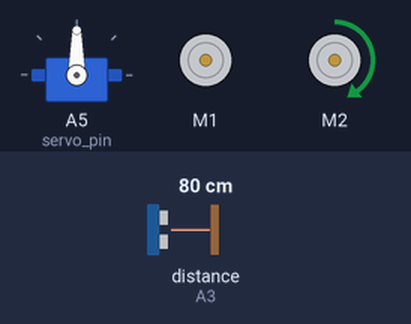
The sketch below on a simulated Arduino Uno, built with avr-gcc and run on an emulated ATmega328P. Parts: servo, 2 × DC motor (green arrow = forward, orange = backward, longer = faster). Wiring (inferred from the names in the program): ultrasonic range finder: trigger A4; echo A3. The test bench sets the inputs (shaded band); at power-on: distance to the obstacle (sensor on A3) 80 cm. The echo pulse lasts 58.3 µs per cm; what the sketch prints to the serial monitor is not drawn.

Above: at 1.2 s.
1.3 s: distance to the obstacle (sensor on A3) set to 2 cm
At 1.4 s:
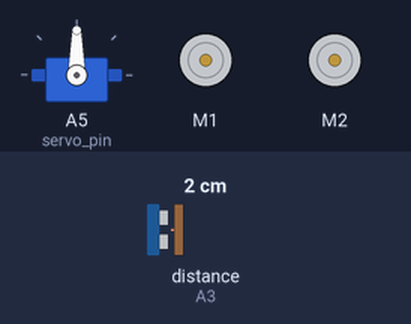
At 1.8 s:
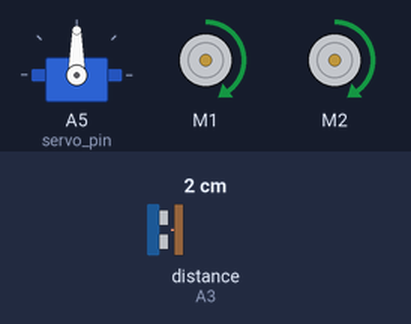
Timing chart, 0 to 4.3 s (numbered marks = the images above; inputs shaded):
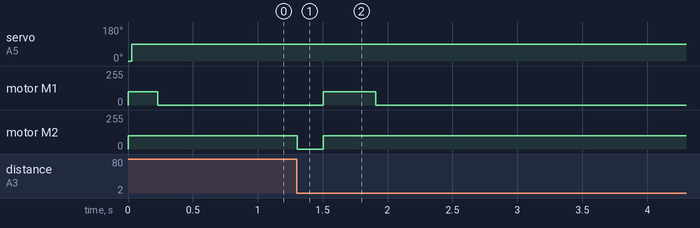

Measured:
- after the input at 1.3 s, motor M1: stopped → forward 100/255 after 0.20 s, → stopped 0.40 s later; motor M2: forward 100/255 → stopped at once, → forward 100/255 0.20 s later

The sketch:

autonomous_car_avoid_objects.ino
```cpp
// HAVENT MANAGED TO MAKE IT (FULLY) WORKABLE YET

// 12/05/2022
// IDEA
// Making a car move autonoumously, and avoid object collision
// If in danger to collide, look around (0 to 180 degrees vision)
// and decide which direction has the furthest object, and move towards it.

// TECHNICAL DETAILS
// Servo is used to attach on it an ultrasonic sensor, so it can rotate the device and calculate distance around

// HARDWARE NEEDED: Arduino UNO R3 (obligatory, so it matches shield-motor driver)
//                  Jumper wires
//                  2 * DC motors (5 to 6V)
//                  Motor driver L293D (shield like, covers the whole board,
//                                      apart from 6 analog pins and 4 pins for supply/ ground)
//                  Ultra sonic sesor
//                  Servo motor

#include <Servo.h>
#include <AFMotor.h>

// PINS set to analog values do to lack of digital
const int servo_pin = A5;
const int trig = A4;
const int echo = A3;

int MAX_SPEED = 100;

AF_DCMotor firstMotor(1);
AF_DCMotor secondMotor(2);
Servo servo;

// forward-declaration of functions writen bellow
void forward();
void backward();
void left();
void right();
void stop_all();
int calc_distance();

void setup() {
  // set up ultra sonic sensor
  pinMode(trig, OUTPUT);
  pinMode(echo, INPUT);
  // set up servo
  servo.attach(servo_pin);
  // set (non-changing) speed at DC motors
  firstMotor.setSpeed(MAX_SPEED);
  secondMotor.setSpeed(MAX_SPEED);
  // start communication with terminal/ Serial monitor
  Serial.begin(9600);
}

void loop() {
  forward();

  int dist, maxx = 0, s=0;
  for (int i=0; i<181; i=i+45) {
    servo.write(i);
    dist = calc_distance();
    if (dist > maxx) {
      maxx = dist;
      s = i;
    }
  }

  servo.write(90);
  delay(200);

  if (s < 80)
    left();
  else if (s>100)
    right();

 while (calc_distance() > maxx - 8);
 allstop();
 delay(200);
 forward();
 delay(200);
}


int calc_distance() {
  // put your main code here, to run repeatedly:
  int duration, distance;

  digitalWrite(trig, LOW);
  delayMicroseconds(2);
  digitalWrite(trig, HIGH);
  delayMicroseconds(10);
  digitalWrite(trig, LOW);
  duration = pulseIn(echo, HIGH);
  distance = (duration * 0.034) / 2;

  Serial.println(distance);
  return distance;
}


// DC MOTOR HANDLING
void forward(){
  // both wheels pushing forward (straight move)
  firstMotor.run(FORWARD);
  secondMotor.run(FORWARD);
}
void backward(){
  // both wheels pushing backward (straight move)
  firstMotor.run(BACKWARD);
  secondMotor.run(BACKWARD);
}
void left(){
  // first wheel (right) stops, second wheel (left) pushing
  // NEEDS common axis to push car
  firstMotor.run(RELEASE);
  secondMotor.run(FORWARD);
}
void right(){
  // second wheel (right) stops, first wheel (left) pushing
  // NEEDS common axis to push car
  firstMotor.run(FORWARD);
  secondMotor.run(RELEASE);
}
void allstop(){
  // stop circular movement in both wheels
  firstMotor.run(RELEASE);
  secondMotor.run(RELEASE);
}
```
